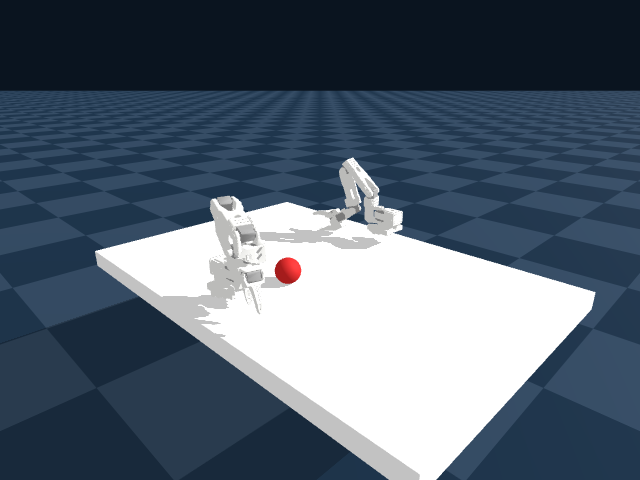
#> input picture artifacts/formal/genesis/front_cam.png, 640 x 480 px
$ python -i audit_seva_orbit.py   (imports and definitions only)
#> lines starting #> are read from the running program, lines starting #| are printed output that depends on the picture; after the words box and inside, x2 and y2 are one past the last pixel; in counts of white or black regions, pixels touching at a corner belong together
#> further down, picture is the input picture: shape (480, 640, 3); mean B, G, R 113.6, 99.3, 85.9
#!/usr/bin/env python3
"""Audit a SEVA four-view orbit before it may supply generated pseudo-views."""

from __future__ import annotations

import argparse
from datetime import datetime, timezone
import json
from pathlib import Path
import statistics
from typing import Any

import numpy as np

from gaussian.prepare_four_view_generation import sha256_file, validate_generation_input
from gaussian.provenance_quarantine import assert_not_quarantined


RUN_SCHEMA = "radeon_oneloop.seva_four_view_orbit.v1"
AUDIT_SCHEMA = "radeon_oneloop.seva_four_view_orbit_audit.v1"
DONE_SCHEMA = "radeon_oneloop.seva_four_view_orbit_audit_done.v1"
CONTACT_INDICES = (0, 6, 12, 18, 24, 30, 36, 42, 48)
ANCHORS = (("front", 0), ("left", 12), ("back", 24), ("right", 37))


def utc_now() -> str:
    return datetime.now(timezone.utc).isoformat(timespec="seconds").replace("+00:00", "Z")


# [7 lines left out: function mask_iou, not called in this run]


def infer_foreground(frame: np.ndarray, *, threshold: float = 0.055) -> np.ndarray:
    """Infer the largest foreground component relative to the border color."""
#> called with threshold = 0.055

    import cv2

    value = np.asarray(frame, dtype=np.uint8)
    if value.ndim != 3 or value.shape[2] != 3:
        raise ValueError("foreground inference requires an H x W x 3 frame")
    border_width = max(2, min(value.shape[:2]) // 48)
#> border_width = 10
    border = np.concatenate(
        (
            value[:border_width].reshape(-1, 3),
            value[-border_width:].reshape(-1, 3),
            value[:, :border_width].reshape(-1, 3),
            value[:, -border_width:].reshape(-1, 3),
        )
    )
    background = np.median(border.astype(np.float32), axis=0)
#> background = [59, 41, 24]
    distance = np.mean(np.abs(value.astype(np.float32) - background), axis=2) / 255.0
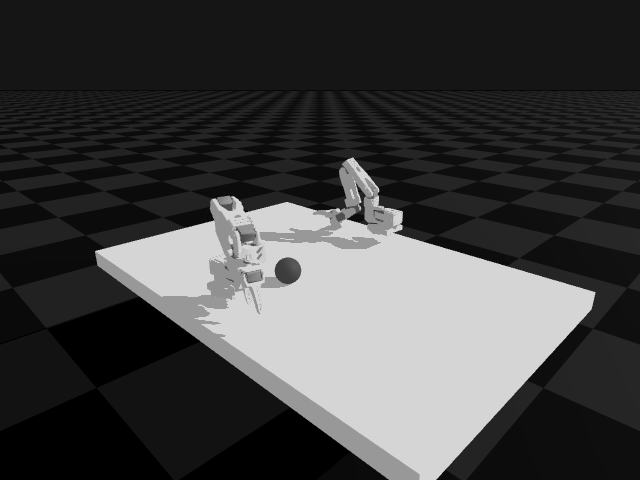
#> distance: shape (480, 640) float32; min 0, max 0.838, mean 0.26
    raw = (distance >= threshold).astype(np.uint8)
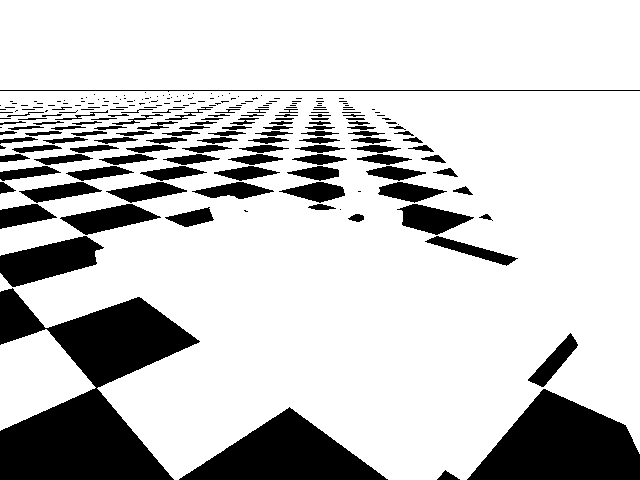
#> raw: shape (480, 640); values 0 (black) and 1 (white), 79.3% white; 222 black regions (117 under 20 px), largest, box (x1, y1, x2, y2) and area: (0, 288, 200, 480) 19292, (467, 389, 640, 480) 10082, (179, 407, 388, 480) 7644
    kernel = np.ones((7, 7), dtype=np.uint8)
    raw = cv2.morphologyEx(raw, cv2.MORPH_CLOSE, kernel)
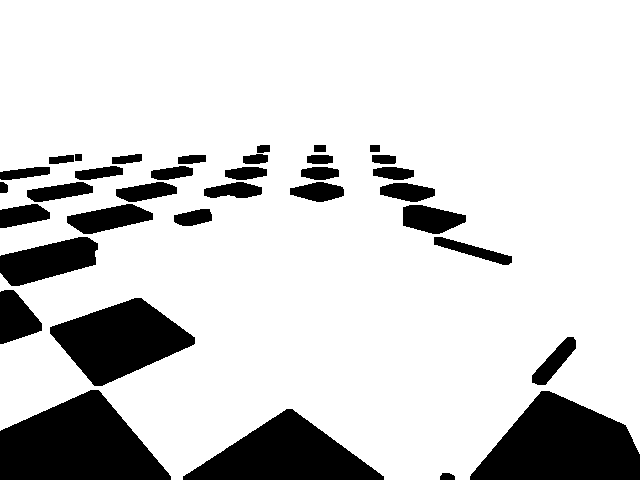
#> raw: shape (480, 640); values 0 (black) and 1 (white), 82.5% white; 35 black regions, largest, box (x1, y1, x2, y2) and area: (0, 390, 171, 480) 10389, (470, 391, 640, 480) 10067, (183, 409, 384, 480) 7625
    count, labels, stats, _ = cv2.connectedComponentsWithStats(raw, connectivity=8)
#> labels: shape (480, 640) int32; values 0 (black) and 1 (white), 82.5% white; 35 black regions
#> count = 2; stats = [[0, 145, 640, 335, 53822], [0, 0, 640, 480, 253378]]
    if count <= 1:
        return np.zeros(value.shape[:2], dtype=bool)
    largest = 1 + int(np.argmax(stats[1:, cv2.CC_STAT_AREA]))
#> largest = 1
    component = (labels == largest).astype(np.uint8)
    contours, _ = cv2.findContours(component, cv2.RETR_EXTERNAL, cv2.CHAIN_APPROX_SIMPLE)
#> contours = 1 contour; box (x1, y1, x2, y2) and area: (0, 0, 640, 480) 271780
    filled = np.zeros_like(component)
    cv2.drawContours(filled, contours, -1, 1, thickness=cv2.FILLED)
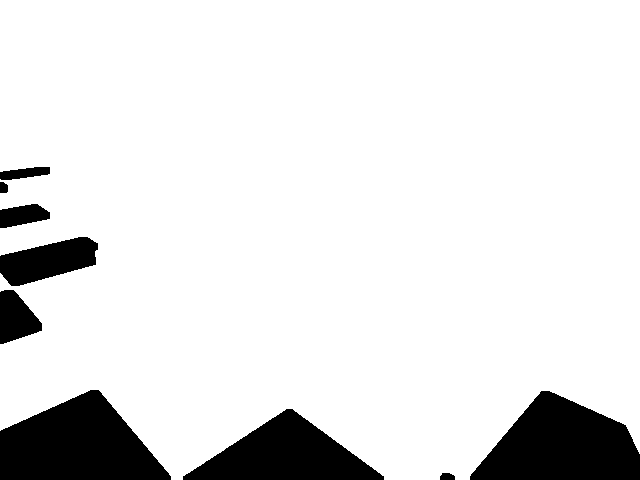
#> filled: shape (480, 640); values 0 (black) and 1 (white), 88.9% white; 9 black regions, largest, box (x1, y1, x2, y2) and area: (0, 390, 171, 480) 10389, (470, 391, 640, 480) 10067, (183, 409, 384, 480) 7625
    return filled > 0


# [237 lines left out: functions masked_rgb_mae, centroid, _read_rgb, _read_observed_rgba, _write_rgb, _contact_sheet and 4 more, not called in this run]


def main() -> None:
    print(json.dumps(audit(build_parser().parse_args()), indent=2, sort_keys=True))


# [2 lines not run here, left out]

>>> import cv2
>>> picture = cv2.imread('../artifacts/formal/genesis/front_cam.png')
>>> result = infer_foreground(picture)

$ run again, on artifacts/formal/genesis_camera_corrected/hand_cam.png
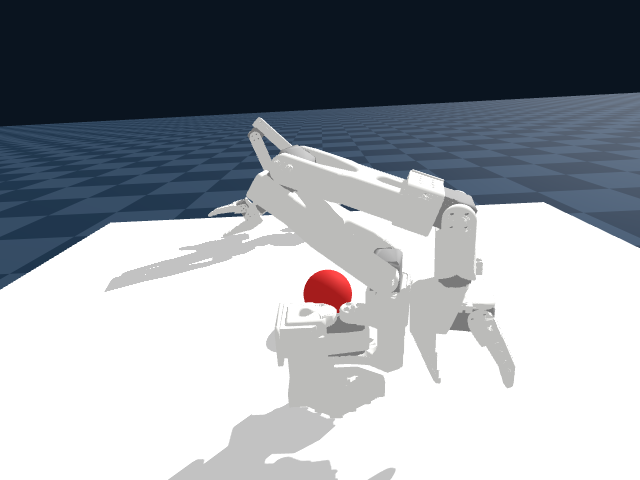
#> input picture artifacts/formal/genesis_camera_corrected/hand_cam.png, 640 x 480 px
#> picture is the input picture: shape (480, 640, 3); mean B, G, R 162.3, 155.7, 150.4
#> background = [130, 110, 94]
#> in infer_foreground, `count, labels, stats, _ = cv2.connectedComponentsWithStats(raw, connec..`:
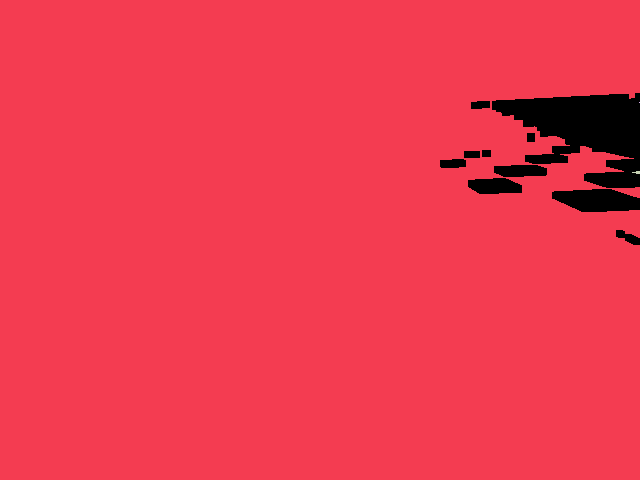
#> labels: shape (480, 640) int32; 4 distinct labels, from 0 to 3; one colour per label, 0 black
#> count = 4; stats = [[440, 93, 200, 152, 11538], [0, 0, 640, 480, 295645], [639, 102, 1, 1, 1], [632, 171, 8, 3, 16]]
#> largest = 1
#> component: shape (480, 640); values 0 (black) and 1 (white), 96.2% white; 10 black regions
#> contours = 1 contour; box (x1, y1, x2, y2) and area: (0, 0, 640, 480) 296009
#> in infer_foreground, `cv2.drawContours(filled, contours, -1, 1, thickness=cv2.FILLED)`:
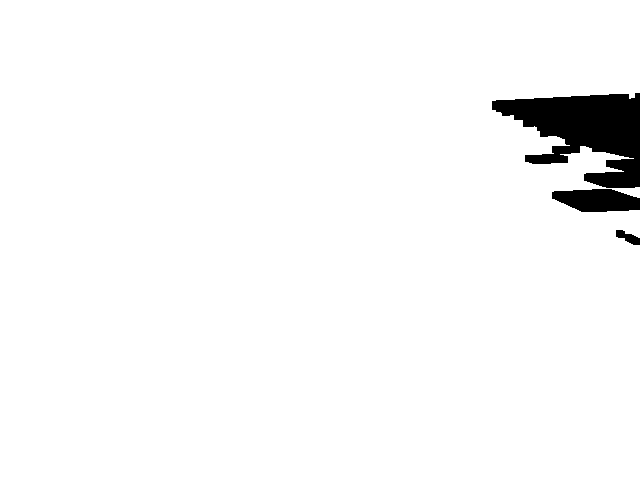
#> filled: shape (480, 640); values 0 (black) and 1 (white), 96.8% white; 3 black regions, box (x1, y1, x2, y2) and area: (492, 93, 640, 188) 7940, (552, 189, 640, 212) 1566, (616, 230, 640, 245) 193
